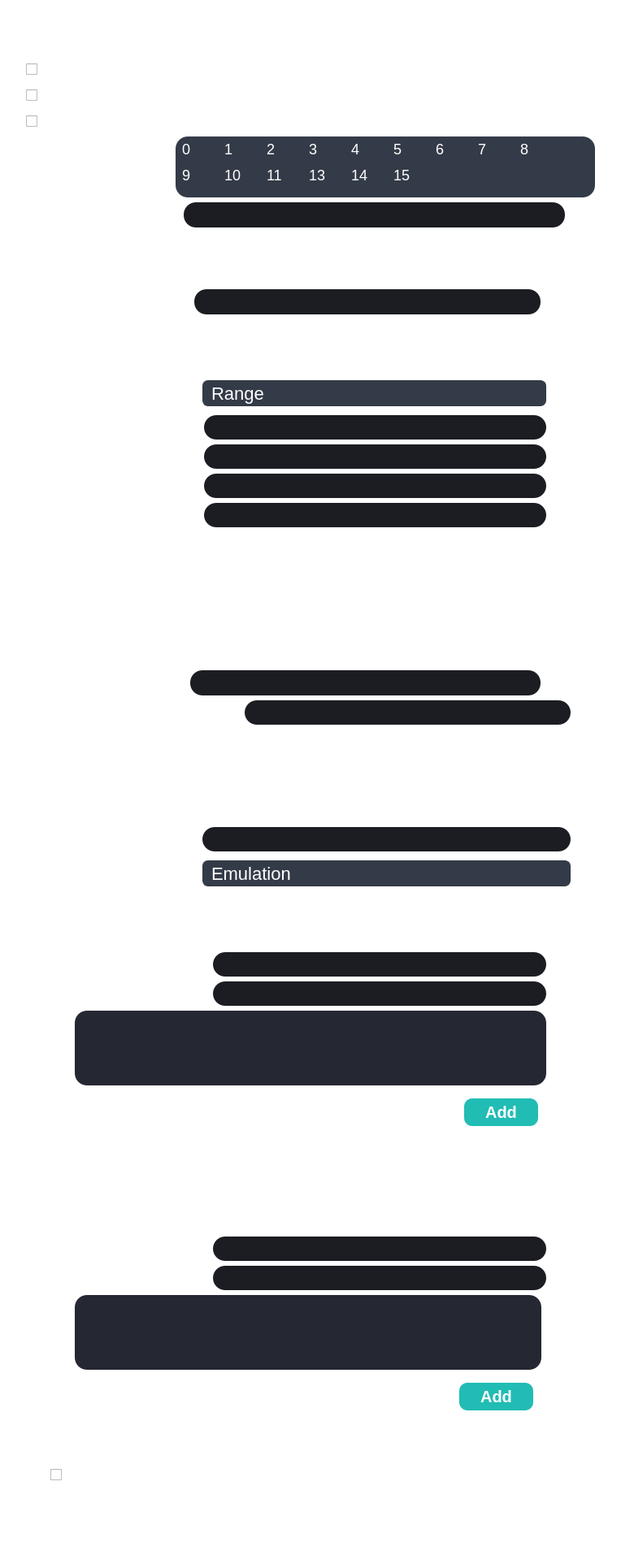
<?xml version="1.0" encoding="UTF-8"?>
<ui version="4.0">
 <class>DUTConfiguration</class>
 <widget class="QGroupBox" name="DUTConfiguration">
  <property name="geometry">
   <rect>
    <x>0</x>
    <y>0</y>
    <width>764</width>
    <height>1930</height>
   </rect>
  </property>
  <property name="windowTitle">
   <string>GroupBox</string>
  </property>
  <property name="styleSheet">
   <string notr="true">
/* QFrame */
QWidget {
	border-radius: 15px;
	background-color: rgb(37, 40, 50);
}
/* Label */
QLabel{
background-color:none;
	color: rgb(255, 255, 255);
font-size:22px;
font:normal;

}
/* ToolButton */
QToolButton {
	border: 0px;
	width: 28px;
	height: 28px;
	background-color: transparent;
	color: rgb(255, 255, 255);
	border-radius: 15px;
}
QToolButton:hover {
	background-color: rgb(57, 65, 80);
	border: 2px solid rgb(61, 70, 86);
}
QToolButton:pressed {
	background-color: rgb(35, 40, 49);
	border: 2px solid rgb(43, 50, 61);
}
/* Button */
QPushButton {
	border: 0px solid rgb(52, 59, 72);
	color: rgb(255, 255, 255);
	border-radius: 10px;
    background-color:#1b1d23;
	color: rgb(255, 255, 255);
	margin:10px;
	padding:5px;
font:bold 20px;
}
QPushButton:hover {
	background-color: rgb(57, 65, 80);
	border: 5px solid transparent;
}
QPushButton:pressed {
	background-color: rgb(35, 40, 49);
	border: 7px solid transparent;
}
QPushButton:disabled {
	background-color: rgb(102, 109, 122);
	color: rgb(168, 168, 168);
}

QComboBox {
	background-color: rgb(52, 59, 72);
	border: 1px solid rgb(49, 54, 65);
	height: 30px;
	border-radius: 10px;
	padding-left: 10px;
	padding-right: 15px;
	color: rgb(255, 255, 255);
    font-size:22px;
    font:normal; 
}
QComboBox QAbstractItemView {
    background-color:rgb(27, 29, 35);
	border: 0px;
	color: #fff;
    selection-background-color: rgb(22, 51, 79);
    outline: none;
}
QComboBox QAbstractItemView::item:selected {
    background-color: rgb(22, 51, 79);
}
QComboBox::drop-down {
	border: 0px;
}
QComboBox::down-arrow{
	image: url(&quot;:/icons/icons/cil-chevron-bottom.png&quot;);
	width:15px;
	height:15px;
	margin-right:15px;
}
QComboBox:on {
	border: 0px solid rgb(61, 70, 86);
	background-color: rgb(57, 65, 80)
}
QComboBox QListView {
	background-color: rgb(27, 29, 35);
	border-radius: 10px;
	color: #FFF;
	padding: 10px;
}
QComboBox:disabled {
	background-color: #808080;
}
/* QGroupBox  */
QGroupBox::title{
	color: rgb(255, 255, 255);
	margin-top: 10px;
	bottom: 20px;
}
QGroupBox{
	margin-top: 40px;
	margin-left: 20px;
margin-bottom: 40px;
	margin-right: 20px;
    border: 1px solid rgb(255, 255, 255);
	padding-top: 20px;
}
/* LineEdit */
QLineEdit{
	border: 0px solid rgb(37, 39, 48);
	height: 30px;
	border-radius: 15px;
	color: white;
	padding-left: 20px;
	padding-right: 20px;
	background-color: rgb(27, 29, 35);
	font-size:20px;
}
QLineEdit:hover{
	border: 2px solid rgb(64, 71, 88)
}
QLineEdit:focus{
	border: 3px solid rgb(91, 101, 124);
	color: white;
}
QLineEdit:disabled {
	background-color: #808080;
}
/* Table */

QGroupBox
{
background-color:transparent;

font:22px;
font:bold;
border-color:white;
}
QCheckBox
{
background-color:none;
    font-size:22px;
    font:normal; 
	 color:white;
}
QListWidget
{
    font-size:18px;
    font:normal; 
	 color:white;
	background-color: rgb(52, 59, 72);

}</string>
  </property>
  <property name="title">
   <string>DUT Configuration</string>
  </property>
  <layout class="QGridLayout" name="gridLayout_8">
   <item row="0" column="0">
    <widget class="QCheckBox" name="TerminateDPIOnError_checkBox">
     <property name="sizePolicy">
      <sizepolicy hsizetype="Preferred" vsizetype="Fixed">
       <horstretch>20</horstretch>
       <verstretch>20</verstretch>
      </sizepolicy>
     </property>
     <property name="styleSheet">
      <string notr="true">background-color:none;</string>
     </property>
     <property name="text">
      <string>  Lanuch DPI</string>
     </property>
    </widget>
   </item>
   <item row="1" column="0">
    <widget class="QCheckBox" name="TermianteDPI_checkBox">
     <property name="sizePolicy">
      <sizepolicy hsizetype="Preferred" vsizetype="Preferred">
       <horstretch>20</horstretch>
       <verstretch>0</verstretch>
      </sizepolicy>
     </property>
     <property name="minimumSize">
      <size>
       <width>0</width>
       <height>0</height>
      </size>
     </property>
     <property name="styleSheet">
      <string notr="true"/>
     </property>
     <property name="text">
      <string>  Terminate DPI</string>
     </property>
    </widget>
   </item>
   <item row="2" column="0">
    <widget class="QCheckBox" name="LanuchDPI_checkBox">
     <property name="sizePolicy">
      <sizepolicy hsizetype="Preferred" vsizetype="Fixed">
       <horstretch>100</horstretch>
       <verstretch>0</verstretch>
      </sizepolicy>
     </property>
     <property name="styleSheet">
      <string notr="true">font-size:22px;
font:normal;
background:none;</string>
     </property>
     <property name="text">
      <string>  Terminate DPI on Error</string>
     </property>
    </widget>
   </item>
   <item row="3" column="0">
    <layout class="QHBoxLayout" name="AVBList_Vlayout_2">
     <item>
      <widget class="QLabel" name="AVBList_label_2">
       <property name="sizePolicy">
        <sizepolicy hsizetype="Preferred" vsizetype="Minimum">
         <horstretch>28</horstretch>
         <verstretch>0</verstretch>
        </sizepolicy>
       </property>
       <property name="minimumSize">
        <size>
         <width>0</width>
         <height>0</height>
        </size>
       </property>
       <property name="styleSheet">
        <string notr="true"/>
       </property>
       <property name="text">
        <string>AVB List</string>
       </property>
      </widget>
     </item>
     <item>
      <widget class="QListWidget" name="AVB_ListView_2">
       <property name="sizePolicy">
        <sizepolicy hsizetype="Expanding" vsizetype="Expanding">
         <horstretch>81</horstretch>
         <verstretch>24</verstretch>
        </sizepolicy>
       </property>
       <property name="minimumSize">
        <size>
         <width>0</width>
         <height>0</height>
        </size>
       </property>
       <property name="maximumSize">
        <size>
         <width>200000</width>
         <height>75</height>
        </size>
       </property>
       <property name="sizeIncrement">
        <size>
         <width>0</width>
         <height>0</height>
        </size>
       </property>
       <property name="baseSize">
        <size>
         <width>0</width>
         <height>0</height>
        </size>
       </property>
       <property name="autoFillBackground">
        <bool>false</bool>
       </property>
       <property name="styleSheet">
        <string notr="true">QListWidget:Item
{
font-size:10px;
}

QListWidget:Icon
{
size:15px;

}

QListWidget
{
padding:5px;
}</string>
       </property>
       <property name="verticalScrollBarPolicy">
        <enum>Qt::ScrollBarAlwaysOff</enum>
       </property>
       <property name="horizontalScrollBarPolicy">
        <enum>Qt::ScrollBarAlwaysOff</enum>
       </property>
       <property name="sizeAdjustPolicy">
        <enum>QAbstractScrollArea::AdjustIgnored</enum>
       </property>
       <property name="autoScroll">
        <bool>false</bool>
       </property>
       <property name="autoScrollMargin">
        <number>0</number>
       </property>
       <property name="dragDropMode">
        <enum>QAbstractItemView::NoDragDrop</enum>
       </property>
       <property name="defaultDropAction">
        <enum>Qt::CopyAction</enum>
       </property>
       <property name="alternatingRowColors">
        <bool>false</bool>
       </property>
       <property name="selectionMode">
        <enum>QAbstractItemView::ContiguousSelection</enum>
       </property>
       <property name="iconSize">
        <size>
         <width>0</width>
         <height>0</height>
        </size>
       </property>
       <property name="textElideMode">
        <enum>Qt::ElideNone</enum>
       </property>
       <property name="verticalScrollMode">
        <enum>QAbstractItemView::ScrollPerPixel</enum>
       </property>
       <property name="horizontalScrollMode">
        <enum>QAbstractItemView::ScrollPerPixel</enum>
       </property>
       <property name="movement">
        <enum>QListView::Static</enum>
       </property>
       <property name="flow">
        <enum>QListView::LeftToRight</enum>
       </property>
       <property name="isWrapping" stdset="0">
        <bool>true</bool>
       </property>
       <property name="resizeMode">
        <enum>QListView::Adjust</enum>
       </property>
       <property name="layoutMode">
        <enum>QListView::Batched</enum>
       </property>
       <property name="spacing">
        <number>22</number>
       </property>
       <property name="gridSize">
        <size>
         <width>52</width>
         <height>32</height>
        </size>
       </property>
       <property name="viewMode">
        <enum>QListView::ListMode</enum>
       </property>
       <property name="modelColumn">
        <number>0</number>
       </property>
       <property name="uniformItemSizes">
        <bool>true</bool>
       </property>
       <property name="batchSize">
        <number>7</number>
       </property>
       <property name="wordWrap">
        <bool>true</bool>
       </property>
       <property name="selectionRectVisible">
        <bool>false</bool>
       </property>
       <property name="currentRow">
        <number>-1</number>
       </property>
       <item>
        <property name="text">
         <string>0</string>
        </property>
        <property name="checkState">
         <enum>Unchecked</enum>
        </property>
       </item>
       <item>
        <property name="text">
         <string>1</string>
        </property>
        <property name="checkState">
         <enum>Unchecked</enum>
        </property>
       </item>
       <item>
        <property name="text">
         <string>2</string>
        </property>
        <property name="checkState">
         <enum>Unchecked</enum>
        </property>
       </item>
       <item>
        <property name="text">
         <string>3</string>
        </property>
        <property name="checkState">
         <enum>Unchecked</enum>
        </property>
       </item>
       <item>
        <property name="text">
         <string>4</string>
        </property>
        <property name="checkState">
         <enum>Unchecked</enum>
        </property>
       </item>
       <item>
        <property name="text">
         <string>5</string>
        </property>
        <property name="checkState">
         <enum>Unchecked</enum>
        </property>
       </item>
       <item>
        <property name="text">
         <string>6</string>
        </property>
        <property name="checkState">
         <enum>Unchecked</enum>
        </property>
       </item>
       <item>
        <property name="text">
         <string>7</string>
        </property>
        <property name="checkState">
         <enum>Unchecked</enum>
        </property>
       </item>
       <item>
        <property name="text">
         <string>8</string>
        </property>
        <property name="checkState">
         <enum>Unchecked</enum>
        </property>
       </item>
       <item>
        <property name="text">
         <string>9</string>
        </property>
        <property name="checkState">
         <enum>Unchecked</enum>
        </property>
       </item>
       <item>
        <property name="text">
         <string>10</string>
        </property>
        <property name="checkState">
         <enum>Unchecked</enum>
        </property>
       </item>
       <item>
        <property name="text">
         <string>11</string>
        </property>
        <property name="checkState">
         <enum>Unchecked</enum>
        </property>
       </item>
       <item>
        <property name="text">
         <string>13</string>
        </property>
        <property name="checkState">
         <enum>Unchecked</enum>
        </property>
       </item>
       <item>
        <property name="text">
         <string>14</string>
        </property>
        <property name="checkState">
         <enum>Unchecked</enum>
        </property>
       </item>
       <item>
        <property name="text">
         <string>15</string>
        </property>
        <property name="checkState">
         <enum>Unchecked</enum>
        </property>
       </item>
      </widget>
     </item>
    </layout>
   </item>
   <item row="4" column="0">
    <layout class="QHBoxLayout" name="DesignPath_Hlayout_2">
     <item>
      <widget class="QLabel" name="DesignPath_label_2">
       <property name="sizePolicy">
        <sizepolicy hsizetype="Preferred" vsizetype="Preferred">
         <horstretch>20</horstretch>
         <verstretch>0</verstretch>
        </sizepolicy>
       </property>
       <property name="styleSheet">
        <string notr="true">font-size:22px;
font:normal;
</string>
       </property>
       <property name="text">
        <string>Design Path</string>
       </property>
      </widget>
     </item>
     <item>
      <widget class="QLineEdit" name="DesignPath_lineEdit_2">
       <property name="sizePolicy">
        <sizepolicy hsizetype="Expanding" vsizetype="Expanding">
         <horstretch>50</horstretch>
         <verstretch>0</verstretch>
        </sizepolicy>
       </property>
       <property name="styleSheet">
        <string notr="true">background-color: #1b1d23;
font:normal;
</string>
       </property>
      </widget>
     </item>
     <item>
      <widget class="QToolButton" name="DesignPath_toolButton_2">
       <property name="styleSheet">
        <string notr="true">QToolButton{
background-color:none;
border:none;
}
QToolButton:hover{
background-color: #394150;
border-radius:13px;
}</string>
       </property>
       <property name="text">
        <string>...</string>
       </property>
      </widget>
     </item>
    </layout>
   </item>
   <item row="5" column="0">
    <widget class="QGroupBox" name="RecordConf_Groupbox">
     <property name="sizePolicy">
      <sizepolicy hsizetype="Preferred" vsizetype="Preferred">
       <horstretch>28</horstretch>
       <verstretch>0</verstretch>
      </sizepolicy>
     </property>
     <property name="styleSheet">
      <string notr="true"/>
     </property>
     <property name="title">
      <string>Record Configurations</string>
     </property>
     <layout class="QGridLayout" name="gridLayout_5">
      <item row="0" column="0">
       <layout class="QHBoxLayout" name="horizontalLayout_4">
        <item>
         <widget class="QLabel" name="RecordDir_label_2">
          <property name="sizePolicy">
           <sizepolicy hsizetype="Preferred" vsizetype="Preferred">
            <horstretch>20</horstretch>
            <verstretch>0</verstretch>
           </sizepolicy>
          </property>
          <property name="styleSheet">
           <string notr="true">font-size:22px;
font:normal</string>
          </property>
          <property name="text">
           <string>Record Directory</string>
          </property>
         </widget>
        </item>
        <item>
         <widget class="QLineEdit" name="RecordDir_lineEdit_2">
          <property name="sizePolicy">
           <sizepolicy hsizetype="Expanding" vsizetype="Expanding">
            <horstretch>50</horstretch>
            <verstretch>0</verstretch>
           </sizepolicy>
          </property>
          <property name="styleSheet">
           <string notr="true">background-color: #1b1d23;
font:normal;
</string>
          </property>
         </widget>
        </item>
        <item>
         <widget class="QToolButton" name="RecordDir_toolButton_2">
          <property name="styleSheet">
           <string notr="true">QToolButton{
background-color:none;
border:none;
}
QToolButton:hover{
background-color: #394150;
border-radius:13px;
}</string>
          </property>
          <property name="text">
           <string>...</string>
          </property>
         </widget>
        </item>
       </layout>
      </item>
      <item row="1" column="0">
       <widget class="QGroupBox" name="Snapshots_GroupBox">
        <property name="title">
         <string>SnapShots Number</string>
        </property>
        <layout class="QVBoxLayout" name="verticalLayout_12">
         <item>
          <layout class="QHBoxLayout" name="ConfigType_Hlayout">
           <property name="topMargin">
            <number>5</number>
           </property>
           <property name="bottomMargin">
            <number>5</number>
           </property>
           <item>
            <widget class="QLabel" name="ConfigType_label">
             <property name="sizePolicy">
              <sizepolicy hsizetype="Preferred" vsizetype="Preferred">
               <horstretch>20</horstretch>
               <verstretch>0</verstretch>
              </sizepolicy>
             </property>
             <property name="styleSheet">
              <string notr="true">font-size:22px;
font:normal</string>
             </property>
             <property name="text">
              <string>Config Type</string>
             </property>
            </widget>
           </item>
           <item>
            <widget class="QComboBox" name="ConfigType_comboBox">
             <property name="sizePolicy">
              <sizepolicy hsizetype="Preferred" vsizetype="Expanding">
               <horstretch>56</horstretch>
               <verstretch>15</verstretch>
              </sizepolicy>
             </property>
             <property name="autoFillBackground">
              <bool>false</bool>
             </property>
             <property name="styleSheet">
              <string notr="true">background-color:#343b48;
font:normal;
font-size:22px;
border-radius:7px;</string>
             </property>
             <item>
              <property name="text">
               <string>Range</string>
              </property>
             </item>
             <item>
              <property name="text">
               <string>List</string>
              </property>
             </item>
             <item>
              <property name="text">
               <string>Value</string>
              </property>
             </item>
            </widget>
           </item>
          </layout>
         </item>
         <item>
          <layout class="QVBoxLayout" name="ConfigValue_Vlayout">
           <item>
            <layout class="QHBoxLayout" name="FromConfigValue_Hlayout">
             <item>
              <widget class="QLabel" name="FromConfigValue_label">
               <property name="sizePolicy">
                <sizepolicy hsizetype="Preferred" vsizetype="Preferred">
                 <horstretch>20</horstretch>
                 <verstretch>0</verstretch>
                </sizepolicy>
               </property>
               <property name="styleSheet">
                <string notr="true">font-size:22px;
font:normal</string>
               </property>
               <property name="text">
                <string>From</string>
               </property>
              </widget>
             </item>
             <item>
              <widget class="QLineEdit" name="FromConfigValue_lineEdit">
               <property name="sizePolicy">
                <sizepolicy hsizetype="Expanding" vsizetype="Expanding">
                 <horstretch>55</horstretch>
                 <verstretch>0</verstretch>
                </sizepolicy>
               </property>
               <property name="styleSheet">
                <string notr="true">background-color: #1b1d23;
font:normal;
</string>
               </property>
              </widget>
             </item>
            </layout>
           </item>
           <item>
            <layout class="QHBoxLayout" name="ToConfigValue_Hlayout">
             <item>
              <widget class="QLabel" name="ToConfigValue_label">
               <property name="sizePolicy">
                <sizepolicy hsizetype="Expanding" vsizetype="Fixed">
                 <horstretch>20</horstretch>
                 <verstretch>4</verstretch>
                </sizepolicy>
               </property>
               <property name="minimumSize">
                <size>
                 <width>0</width>
                 <height>0</height>
                </size>
               </property>
               <property name="text">
                <string>To</string>
               </property>
              </widget>
             </item>
             <item>
              <widget class="QLineEdit" name="ToConfigValue_lineEdit">
               <property name="sizePolicy">
                <sizepolicy hsizetype="Expanding" vsizetype="Fixed">
                 <horstretch>55</horstretch>
                 <verstretch>0</verstretch>
                </sizepolicy>
               </property>
              </widget>
             </item>
            </layout>
           </item>
          </layout>
         </item>
         <item>
          <layout class="QHBoxLayout" name="Configvalue_horizontalLayout">
           <item>
            <widget class="QLabel" name="Configvalue_label">
             <property name="sizePolicy">
              <sizepolicy hsizetype="Expanding" vsizetype="Fixed">
               <horstretch>20</horstretch>
               <verstretch>0</verstretch>
              </sizepolicy>
             </property>
             <property name="text">
              <string>Value</string>
             </property>
            </widget>
           </item>
           <item>
            <widget class="QLineEdit" name="Configvalue_lineEdit">
             <property name="sizePolicy">
              <sizepolicy hsizetype="Expanding" vsizetype="Fixed">
               <horstretch>55</horstretch>
               <verstretch>0</verstretch>
              </sizepolicy>
             </property>
            </widget>
           </item>
          </layout>
         </item>
         <item>
          <layout class="QHBoxLayout" name="ConfigValueList_horizontalLayout">
           <item>
            <widget class="QLabel" name="ConfigValueList_label">
             <property name="sizePolicy">
              <sizepolicy hsizetype="Expanding" vsizetype="Fixed">
               <horstretch>20</horstretch>
               <verstretch>0</verstretch>
              </sizepolicy>
             </property>
             <property name="text">
              <string>Value</string>
             </property>
            </widget>
           </item>
           <item>
            <widget class="QLineEdit" name="lineEdit">
             <property name="sizePolicy">
              <sizepolicy hsizetype="Expanding" vsizetype="Fixed">
               <horstretch>55</horstretch>
               <verstretch>0</verstretch>
              </sizepolicy>
             </property>
            </widget>
           </item>
          </layout>
         </item>
        </layout>
       </widget>
      </item>
     </layout>
    </widget>
   </item>
   <item row="6" column="0">
    <widget class="QGroupBox" name="ReplyConf_groupbox">
     <property name="styleSheet">
      <string notr="true"/>
     </property>
     <property name="title">
      <string>Reply Configurations</string>
     </property>
     <layout class="QVBoxLayout" name="verticalLayout_9">
      <item>
       <layout class="QHBoxLayout" name="ReplyDir_Hlayout_2">
        <item>
         <widget class="QLabel" name="ReplyDir_label_2">
          <property name="sizePolicy">
           <sizepolicy hsizetype="Preferred" vsizetype="Preferred">
            <horstretch>20</horstretch>
            <verstretch>0</verstretch>
           </sizepolicy>
          </property>
          <property name="styleSheet">
           <string notr="true">font-size:22px;
font:normal</string>
          </property>
          <property name="text">
           <string>Reply Directory</string>
          </property>
         </widget>
        </item>
        <item>
         <widget class="QLineEdit" name="ReplyDir_lineEdit_2">
          <property name="sizePolicy">
           <sizepolicy hsizetype="Expanding" vsizetype="Expanding">
            <horstretch>52</horstretch>
            <verstretch>0</verstretch>
           </sizepolicy>
          </property>
          <property name="styleSheet">
           <string notr="true">background-color: #1b1d23;
</string>
          </property>
         </widget>
        </item>
        <item>
         <widget class="QToolButton" name="ReplyDir_toolButton_2">
          <property name="styleSheet">
           <string notr="true">QToolButton{
background-color:none;
border:none;
}
QToolButton:hover{
background-color: #394150;
border-radius:13px;
}</string>
          </property>
          <property name="text">
           <string>...</string>
          </property>
         </widget>
        </item>
       </layout>
      </item>
      <item>
       <layout class="QHBoxLayout" name="ReplySnapshotName_Hlayout_2">
        <item>
         <widget class="QLabel" name="ReplySnapshotName_label_2">
          <property name="sizePolicy">
           <sizepolicy hsizetype="Preferred" vsizetype="Preferred">
            <horstretch>8</horstretch>
            <verstretch>0</verstretch>
           </sizepolicy>
          </property>
          <property name="styleSheet">
           <string notr="true">font-size:22px;
font:normal</string>
          </property>
          <property name="text">
           <string>Replay Snapshot Name</string>
          </property>
         </widget>
        </item>
        <item>
         <widget class="QLineEdit" name="ReplySnapshotName_lineEdit_2">
          <property name="sizePolicy">
           <sizepolicy hsizetype="Expanding" vsizetype="Expanding">
            <horstretch>20</horstretch>
            <verstretch>0</verstretch>
           </sizepolicy>
          </property>
          <property name="styleSheet">
           <string notr="true">background-color: #1b1d23;
</string>
          </property>
         </widget>
        </item>
       </layout>
      </item>
     </layout>
    </widget>
   </item>
   <item row="7" column="0">
    <widget class="QGroupBox" name="DPIConf_groupbox">
     <property name="styleSheet">
      <string notr="true"/>
     </property>
     <property name="title">
      <string>DPI Configurations</string>
     </property>
     <layout class="QGridLayout" name="gridLayout">
      <item row="0" column="0">
       <layout class="QHBoxLayout" name="DPILaunchModeHLayout_2">
        <item>
         <widget class="QLabel" name="DPILaunchMode_label_2">
          <property name="sizePolicy">
           <sizepolicy hsizetype="Preferred" vsizetype="Preferred">
            <horstretch>8</horstretch>
            <verstretch>0</verstretch>
           </sizepolicy>
          </property>
          <property name="styleSheet">
           <string notr="true">font-size:22px;
font:normal</string>
          </property>
          <property name="text">
           <string>DPI Launch Mode</string>
          </property>
         </widget>
        </item>
        <item>
         <widget class="QLineEdit" name="DPILaunchMode_lineEdit_2">
          <property name="sizePolicy">
           <sizepolicy hsizetype="Expanding" vsizetype="Expanding">
            <horstretch>20</horstretch>
            <verstretch>0</verstretch>
           </sizepolicy>
          </property>
          <property name="styleSheet">
           <string notr="true">background-color: #1b1d23;
</string>
          </property>
         </widget>
        </item>
       </layout>
      </item>
      <item row="1" column="0">
       <layout class="QHBoxLayout" name="DPILaunchType_HLayout_2">
        <property name="topMargin">
         <number>5</number>
        </property>
        <property name="bottomMargin">
         <number>5</number>
        </property>
        <item>
         <widget class="QLabel" name="DPILaunchType_label_2">
          <property name="sizePolicy">
           <sizepolicy hsizetype="Preferred" vsizetype="Preferred">
            <horstretch>8</horstretch>
            <verstretch>20</verstretch>
           </sizepolicy>
          </property>
          <property name="styleSheet">
           <string notr="true">font-size:22px;
font:normal</string>
          </property>
          <property name="text">
           <string>DPI Launch Type</string>
          </property>
         </widget>
        </item>
        <item>
         <widget class="QComboBox" name="DPILaunchType_comboBox_2">
          <property name="sizePolicy">
           <sizepolicy hsizetype="Preferred" vsizetype="Expanding">
            <horstretch>20</horstretch>
            <verstretch>0</verstretch>
           </sizepolicy>
          </property>
          <property name="styleSheet">
           <string notr="true">background-color:#343b48;
font:normal;
font-size:22px;
border-radius:7px;</string>
          </property>
          <item>
           <property name="text">
            <string>Emulation</string>
           </property>
          </item>
          <item>
           <property name="text">
            <string>Simulation</string>
           </property>
          </item>
          <item>
           <property name="text">
            <string>Emulation_Velclkgen</string>
           </property>
          </item>
          <item>
           <property name="text">
            <string>Simulation_Velclkgen</string>
           </property>
          </item>
         </widget>
        </item>
       </layout>
      </item>
      <item row="2" column="0">
       <widget class="QGroupBox" name="DPIAdditionalArgGroupBox_2">
        <property name="styleSheet">
         <string notr="true"/>
        </property>
        <property name="title">
         <string>DPI Additional Arguments</string>
        </property>
        <layout class="QGridLayout" name="gridLayout_6">
         <item row="0" column="0">
          <layout class="QHBoxLayout" name="ArgName_Hlayout_2">
           <item>
            <widget class="QLabel" name="ArgName_label_2">
             <property name="sizePolicy">
              <sizepolicy hsizetype="Preferred" vsizetype="Preferred">
               <horstretch>8</horstretch>
               <verstretch>0</verstretch>
              </sizepolicy>
             </property>
             <property name="text">
              <string>Argument Key</string>
             </property>
            </widget>
           </item>
           <item>
            <widget class="QLineEdit" name="ArgName_HSpacer_mid_lineEdit_2">
             <property name="sizePolicy">
              <sizepolicy hsizetype="Expanding" vsizetype="Fixed">
               <horstretch>20</horstretch>
               <verstretch>0</verstretch>
              </sizepolicy>
             </property>
             <property name="styleSheet">
              <string notr="true">background-color: #1b1d23;
</string>
             </property>
            </widget>
           </item>
          </layout>
         </item>
         <item row="1" column="0">
          <layout class="QHBoxLayout" name="ArgValue_Hlayout_2">
           <item>
            <widget class="QLabel" name="ArgValue_label_2">
             <property name="sizePolicy">
              <sizepolicy hsizetype="Preferred" vsizetype="Preferred">
               <horstretch>8</horstretch>
               <verstretch>0</verstretch>
              </sizepolicy>
             </property>
             <property name="text">
              <string>Argument Value</string>
             </property>
            </widget>
           </item>
           <item>
            <widget class="QLineEdit" name="ArgValue_lineEdit_2">
             <property name="sizePolicy">
              <sizepolicy hsizetype="Expanding" vsizetype="Fixed">
               <horstretch>20</horstretch>
               <verstretch>0</verstretch>
              </sizepolicy>
             </property>
             <property name="styleSheet">
              <string notr="true">background-color: #1b1d23;
</string>
             </property>
            </widget>
           </item>
          </layout>
         </item>
         <item row="2" column="0">
          <widget class="QTextBrowser" name="DPIAdditionalArg_2">
           <property name="styleSheet">
            <string notr="true">border:none;</string>
           </property>
          </widget>
         </item>
         <item row="3" column="0">
          <layout class="QHBoxLayout" name="AddArgLayout_5">
           <item>
            <spacer name="AddArgSpacer_2">
             <property name="orientation">
              <enum>Qt::Horizontal</enum>
             </property>
             <property name="sizeHint" stdset="0">
              <size>
               <width>528</width>
               <height>20</height>
              </size>
             </property>
            </spacer>
           </item>
           <item>
            <widget class="QPushButton" name="AddArgButton_2">
             <property name="minimumSize">
              <size>
               <width>111</width>
               <height>54</height>
              </size>
             </property>
             <property name="styleSheet">
              <string notr="true">	background-color: rgb(33, 188, 180);
</string>
             </property>
             <property name="text">
              <string>Add</string>
             </property>
            </widget>
           </item>
          </layout>
         </item>
        </layout>
       </widget>
      </item>
      <item row="3" column="0">
       <widget class="QGroupBox" name="DPIAdditionalArg_groupBox_2">
        <property name="title">
         <string>DPI Additional Env Variables</string>
        </property>
        <layout class="QGridLayout" name="gridLayout_7">
         <item row="1" column="0" colspan="2">
          <layout class="QHBoxLayout" name="EnvVarName_Hlayout_2">
           <item>
            <widget class="QLabel" name="EnvVarName_label_2">
             <property name="sizePolicy">
              <sizepolicy hsizetype="Preferred" vsizetype="Preferred">
               <horstretch>8</horstretch>
               <verstretch>0</verstretch>
              </sizepolicy>
             </property>
             <property name="text">
              <string>Variable Key</string>
             </property>
            </widget>
           </item>
           <item>
            <widget class="QLineEdit" name="EnvVarName_HSpacer_mid_lineEdit_2">
             <property name="sizePolicy">
              <sizepolicy hsizetype="Expanding" vsizetype="Fixed">
               <horstretch>20</horstretch>
               <verstretch>0</verstretch>
              </sizepolicy>
             </property>
             <property name="styleSheet">
              <string notr="true">background-color: #1b1d23;
</string>
             </property>
            </widget>
           </item>
          </layout>
         </item>
         <item row="5" column="0">
          <widget class="QTextBrowser" name="DPIAdditionalEnvValues_2">
           <property name="styleSheet">
            <string notr="true">	border:none;
</string>
           </property>
          </widget>
         </item>
         <item row="3" column="0" colspan="2">
          <layout class="QHBoxLayout" name="EnvVarValue_Hlayout_2">
           <item>
            <widget class="QLabel" name="EnvVarValue_label_2">
             <property name="sizePolicy">
              <sizepolicy hsizetype="Preferred" vsizetype="Preferred">
               <horstretch>8</horstretch>
               <verstretch>0</verstretch>
              </sizepolicy>
             </property>
             <property name="text">
              <string>Variable Value</string>
             </property>
            </widget>
           </item>
           <item>
            <widget class="QLineEdit" name="EnvVarValue_lineEdit_2">
             <property name="sizePolicy">
              <sizepolicy hsizetype="Expanding" vsizetype="Fixed">
               <horstretch>20</horstretch>
               <verstretch>0</verstretch>
              </sizepolicy>
             </property>
             <property name="styleSheet">
              <string notr="true">background-color: #1b1d23;
</string>
             </property>
            </widget>
           </item>
          </layout>
         </item>
         <item row="6" column="0">
          <layout class="QHBoxLayout" name="AddEnvLayout_6">
           <item>
            <spacer name="AddEnvSpacer_2">
             <property name="orientation">
              <enum>Qt::Horizontal</enum>
             </property>
             <property name="sizeHint" stdset="0">
              <size>
               <width>528</width>
               <height>20</height>
              </size>
             </property>
            </spacer>
           </item>
           <item>
            <widget class="QPushButton" name="AddEnv_2">
             <property name="minimumSize">
              <size>
               <width>111</width>
               <height>54</height>
              </size>
             </property>
             <property name="styleSheet">
              <string notr="true">	background-color: rgb(33, 188, 180);
</string>
             </property>
             <property name="text">
              <string>Add</string>
             </property>
            </widget>
           </item>
          </layout>
         </item>
        </layout>
       </widget>
      </item>
      <item row="4" column="0">
       <widget class="QCheckBox" name="CustomComConf_checkbox_2">
        <property name="styleSheet">
         <string notr="true">font-size:22px;
font:normal</string>
        </property>
        <property name="text">
         <string>Use Custom Comodels Config</string>
        </property>
       </widget>
      </item>
     </layout>
    </widget>
   </item>
  </layout>
 </widget>
 <resources/>
 <connections/>
</ui>
